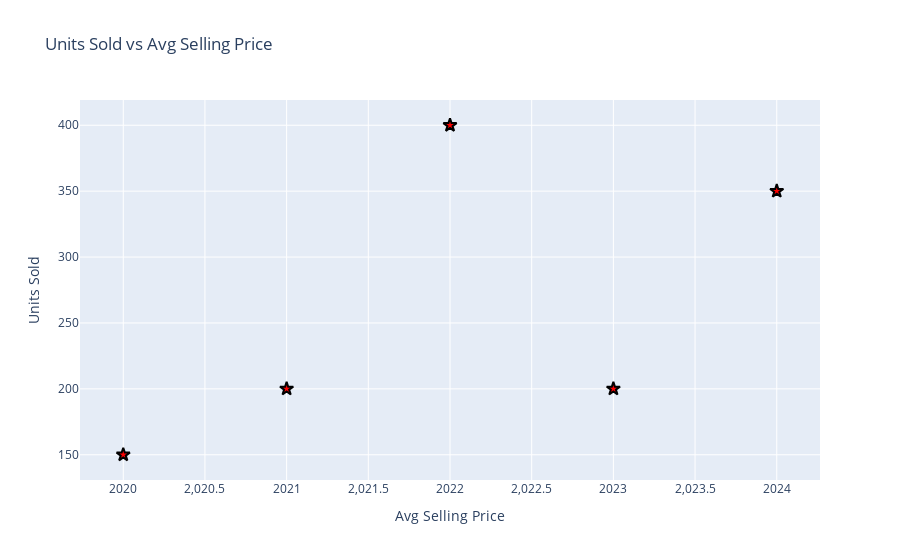

Notebook code for this chart:
### Code cell
fig = go.Figure(data=go.Scatter(x=years, y=sales, mode="markers", marker=dict(symbol="star", size=10, color="red", line=dict(width=2, color="black"))))
fig.update_layout(title="Units Sold vs Avg Selling Price", xaxis_title="Avg Selling Price", yaxis_title="Units Sold")
fig.show()

### Figure 1 — Plotly figure (JSON) as saved in the notebook; plotly's stock layout.template omitted (floating-point values rounded to 4 significant figures)
{"data": [{"marker": {"color": "red", "line": {"color": "black", "width": 2}, "size": 10, "symbol": "star"}, "mode": "markers", "type": "scatter", "x": [2020, 2021, 2022, 2023, 2024], "y": [150, 200, 400, 200, 350]}], "layout": {"title": {"text": "Units Sold vs Avg Selling Price"}, "xaxis": {"title": {"text": "Avg Selling Price"}}, "yaxis": {"title": {"text": "Units Sold"}}}}
